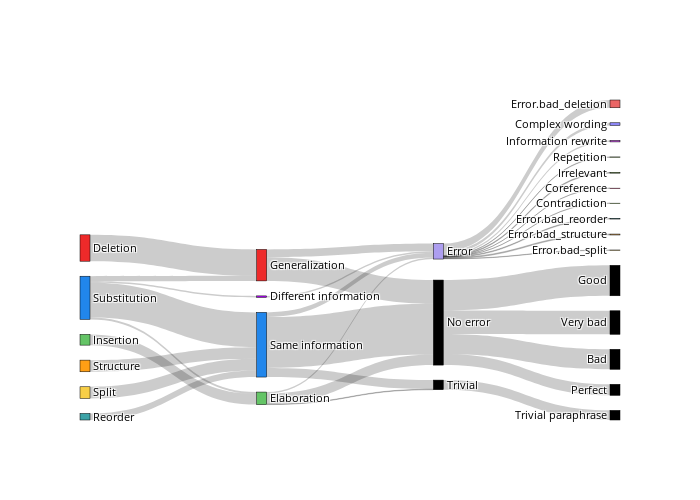

Notebook source saved alongside this figure:
### Code cell
sankey_combined(data)

### Figure 1 — Plotly figure (JSON) as saved in the notebook; plotly's stock layout.template omitted (floating-point values rounded to 4 significant figures)
{"data": [{"link": {"source": [0, 0, 0, 0, 1, 1, 1, 1, 2, 2, 2, 2, 3, 3, 3, 3, 4, 4, 4, 4, 5, 5, 5, 5, 6, 6, 6, 7, 7, 7, 8, 8, 8, 9, 9, 9, 10, 10, 10, 10, 10, 10, 10, 10, 10, 10, 10, 10, 11, 11, 11, 11, 11, 11, 11, 11, 11, 11, 11, 11, 12, 12, 12, 12, 12, 12, 12, 12, 12, 12, 12, 12, 10, 10, 10, 10, 11, 11, 11, 11], "target": [6, 7, 8, 9, 6, 7, 8, 9, 6, 7, 8, 9, 6, 7, 8, 9, 6, 7, 8, 9, 6, 7, 8, 9, 10, 11, 12, 10, 11, 12, 10, 11, 12, 10, 11, 12, 13, 14, 15, 16, 17, 18, 19, 20, 21, 22, 23, 24, 13, 14, 15, 16, 17, 18, 19, 20, 21, 22, 23, 24, 13, 14, 15, 16, 17, 18, 19, 20, 21, 22, 23, 24, 25, 26, 27, 28, 29, 30, 31, 32], "value": [1831, 0, 0, 0, 0, 0, 745, 0, 351, 2415, 127, 103, 0, 455, 0, 0, 0, 808, 0, 0, 0, 810, 0, 0, 1642, 0, 540, 3532, 632, 324, 727, 37, 108, 0, 0, 103, 0, 0, 0, 0, 0, 0, 0, 0, 0, 0, 0, 0, 0, 0, 0, 0, 0, 0, 0, 0, 0, 0, 0, 0, 1, 31, 10, 0, 55, 103, 539, 51, 65, 23, 0, 185, 1633, 1388, 2113, 767, 0, 0, 0, 669]}, "node": {"color": ["#ee2a2a", "#64C466", "#2186eb", "#3ca3a7", "#FF9F15", "#F7CE46", "#ee2a2a", "#2186eb", "#64C466", "#b103fc", "black", "black", "#ad9ef0", "#e65388", "#c3eb98", "#a2cf72", "#b4ed77", "#8ebd5c", "#ca54e8", "#eb6565", "#81d3d6", "#ffc573", "#f5db87", "#b0f5b7", "#8e88f7", "black", "black", "black", "black", "black", "black", "black", "black"], "label": ["Deletion", "Insertion", "Substitution", "Reorder", "Structure", "Split", "Generalization", "Same information", "Elaboration", "Different information", "No error", "Trivial", "Error", "Coreference", "Repetition", "Contradiction", "Hallucination", "Irrelevant", "Information rewrite", "Error.bad_deletion", "Error.bad_reorder", "Error.bad_structure", "Error.bad_split", "Unnecessary insertion", "Complex wording", "Very bad", "Bad", "Good", "Perfect", "0 rating", "1 rating", "2 rating", "Trivial paraphrase"], "line": {"color": "black", "width": 0.5}, "pad": 15, "thickness": 10}, "type": "sankey", "valueformat": "d", "valuesuffix": " edits"}], "layout": {"font": {"color": "black", "size": 11}, "height": 500, "title": {"text": ""}, "width": 700}}
